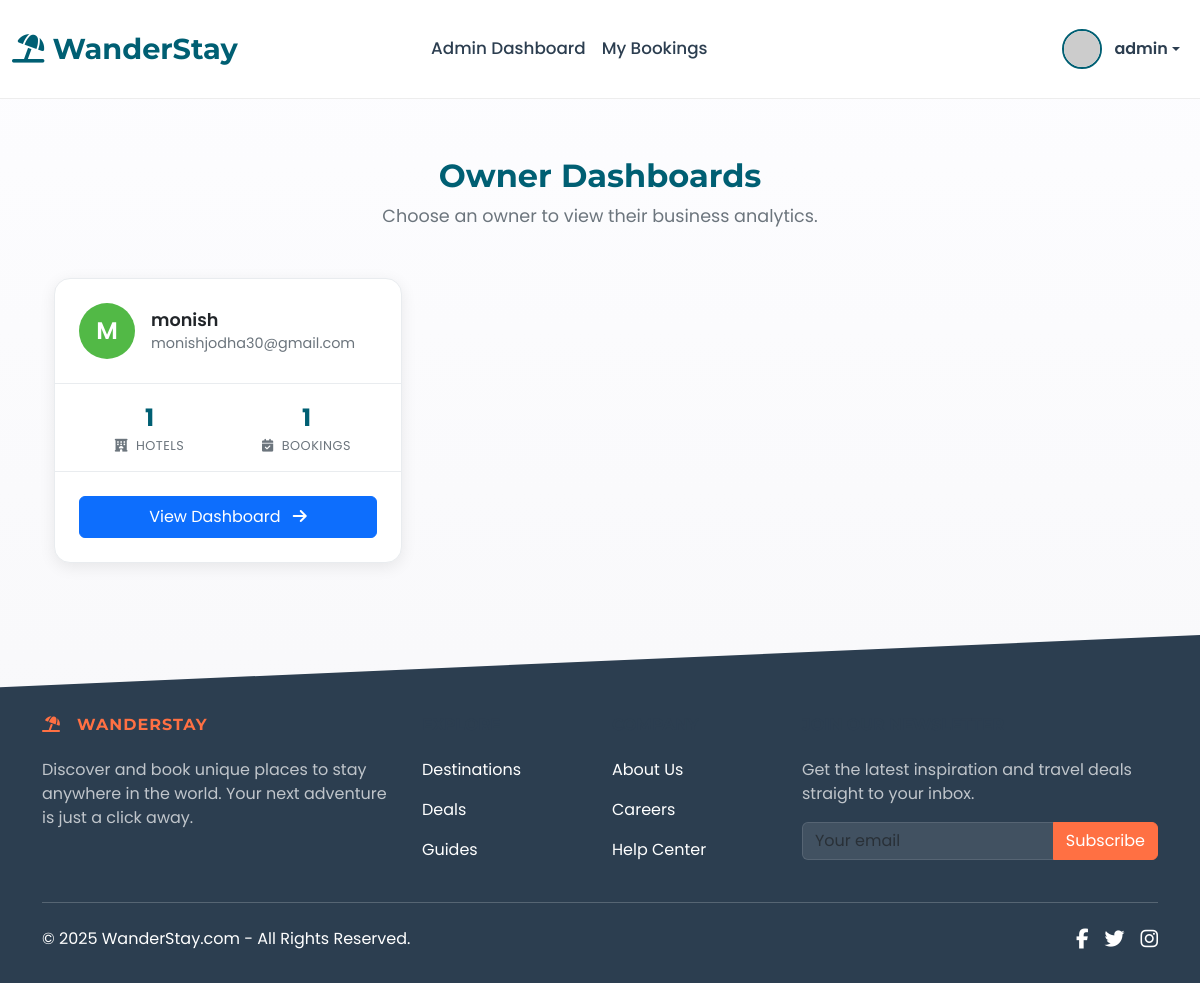
The page /admin/dashboards (signed in) on the database as committed earlier.
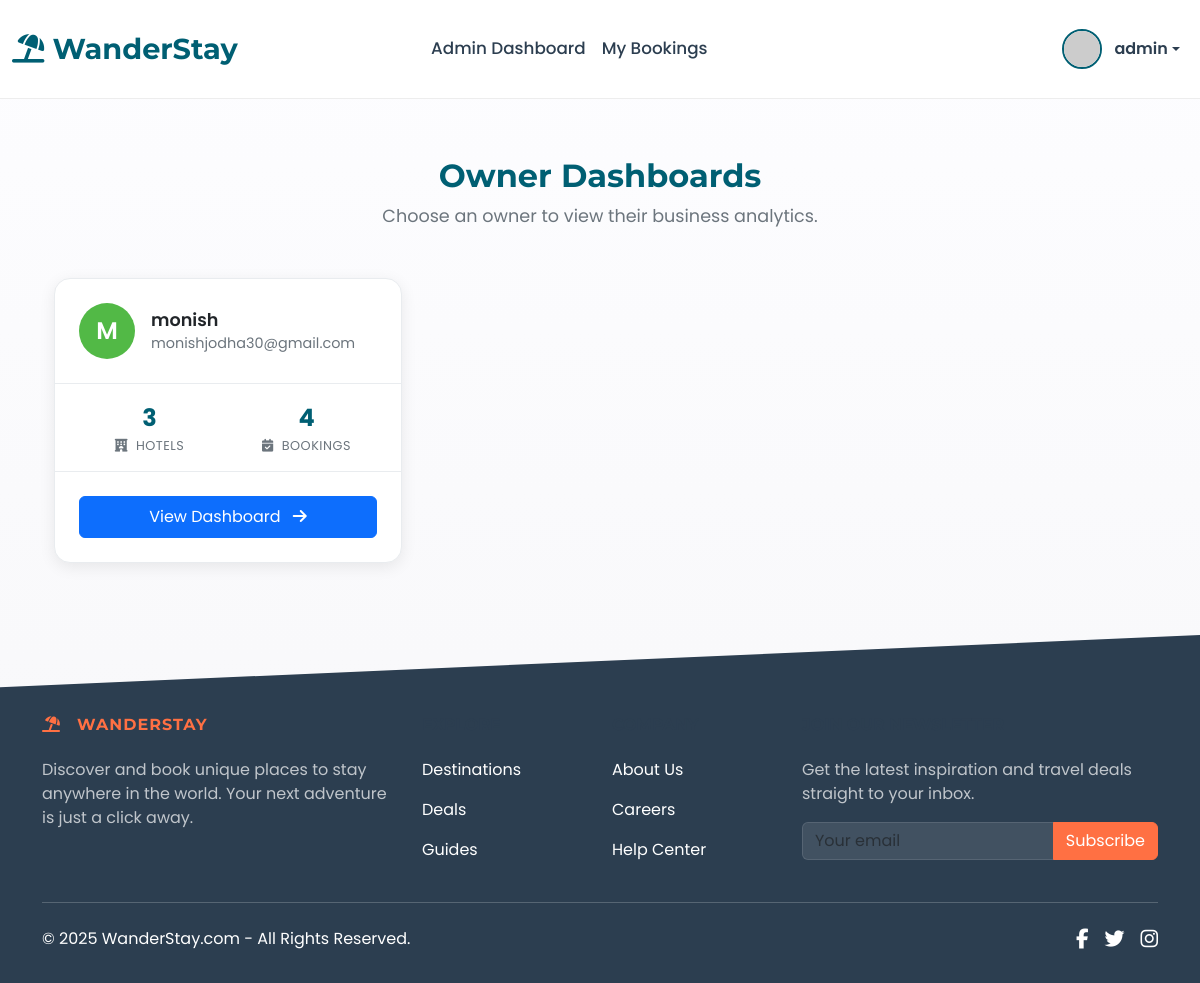
The same page on the database as committed later.
### app.py (models this page shows, shortened)
class User(UserMixin, db.Model):
    id = db.Column(db.Integer, primary_key=True)
    username = db.Column(db.String(80), unique=True, nullable=False)
    email = db.Column(db.String(120), unique=True, nullable=False)
    password_hash = db.Column(db.String(200), nullable=False)
    role = db.Column(db.String(20), nullable=False, default='user')
    is_active = db.Column(db.Boolean, default=True, nullable=False)
    created_at = db.Column(db.DateTime, default=datetime.utcnow)
    hotels_owned = db.relationship('Hotel', backref='owner_user', lazy=True, foreign_keys='Hotel.owner_id', cascade="all, delete-orphan")
    bookings = db.relationship('Booking', backref='booker', lazy=True, foreign_keys='Booking.user_id', cascade="all, delete-orphan")
    wishlist_items = db.relationship('Wishlist', backref='user', lazy='dynamic', cascade='all, delete-orphan')
    audit_logs = db.relationship('AuditLog', backref='actor', lazy=True, foreign_keys='AuditLog.user_id')
    hotels = db.relationship('Hotel', back_populates='owner', lazy=True, cascade="all, delete-orphan")

### app.py (the view)
@app.route('/admin/dashboards')
@role_required('admin')
def admin_list_owner_dashboards():
    owners = User.query.filter_by(role='owner').all()
    for owner in owners:
        booking_count = 0
        for hotel in owner.hotels:
            booking_count += len(hotel.bookings)
        owner.total_bookings = booking_count
    return render_template('admin_list_dashboards.html', owners=owners)

### app.py (called while the page is built)
@login_manager.user_loader
def load_user(user_id):
    user = User.query.get(int(user_id))
    if user and user.is_active:
        return user
    return None

def role_required(role_name):
    def decorator(f):
        @wraps(f)
        @login_required
        def decorated_function(*args, **kwargs):
            roles = role_name if isinstance(role_name, list) else [role_name]
            if current_user.role not in roles:
                flash(f"Access Denied: You need one of the following roles: {', '.join(roles)}.", "danger")
                return redirect(url_for('index'))
            return f(*args, **kwargs)
        return decorated_function
    return decorator

@app.context_processor
def utility_processor():
    def is_hotel_in_wishlist(hotel_id):
        if current_user.is_authenticated:
            return Wishlist.query.filter_by(user_id=current_user.id, hotel_id=hotel_id).first() is not None
        return False
    return dict(is_hotel_in_wishlist=is_hotel_in_wishlist)

### templates/admin_list_dashboards.html (shortened to what this page needs)
{% extends "base.html" %}
{% block content %}
<div class="container my-5">
    <div class="text-center mb-5 page-header">
        <h1 class="h2">Owner Dashboards</h1>
        <p>Choose an owner to view their business analytics.</p>
    </div>
    <div class="owner-grid">
        {% for owner in owners %}
        <div class="owner-card">
            <div class="owner-card-header">
                <div class="owner-avatar" style="background-color: hsl({{ owner.id * 57 % 360 }}, 45%, 50%);">
                    <span>{{ owner.username[0]|upper }}</span>
                </div>
                <div>
                    <div class="owner-name">{{ owner.username }}</div>
                    <div class="owner-email">{{ owner.email }}</div>
                </div>
            </div>
            <div class="owner-card-body">
                <div class="owner-stats">
                    <div class="stat-item">
                        <div class="stat-value">{{ owner.hotels|length }}</div>
                        <div class="stat-label"><i class="fas fa-hotel me-1"></i> Hotels</div>
                    </div>
                    <div class="stat-item">
                        <div class="stat-value">{{ owner.total_bookings | default(0) }}</div>
                        <div class="stat-label"><i class="fas fa-calendar-check me-1"></i> Bookings</div>
                    </div>
                </div>
            </div>
            <div class="owner-card-footer">
                <a href="{{ url_for('admin_view_owner_dashboard', owner_id=owner.id) }}" class="btn btn-primary w-100 py-2">
                    View Dashboard <i class="fas fa-arrow-right ms-2"></i>
                </a>
            </div>
        </div>
        {% endfor %}
    </div>
</div>
{% endblock %}

Rows that differ between the two databases and show on the page:
changed User "monish": hotels|length "1" → "3"; total_bookings "1" → "4"
